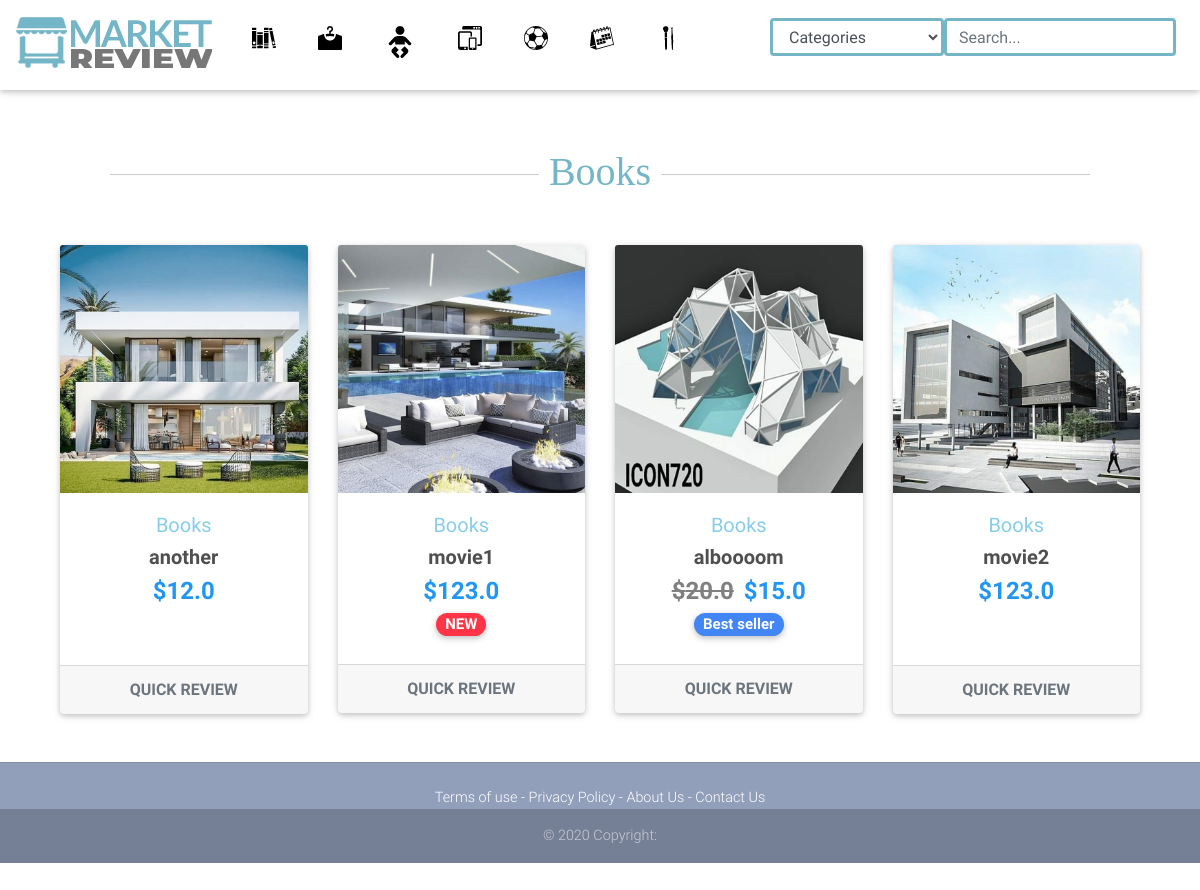
The page /books/ on the database its author committed.
### app/models.py (models this page shows, shortened)
class Item(models.Model):
    title = models.CharField(max_length=100)
    price = models.FloatField()
    discount_price = models.FloatField(blank=True, null=True)
    category = models.CharField(choices=CATEGORY_CHOICES, max_length=2)
    label = models.CharField(choices=LABEL_CHOICES, max_length=1,)
    slug = models.SlugField(unique=True)
    description = models.TextField()
    image = models.ImageField()
    image2 = models.ImageField(default="blank")
    image3 = models.ImageField(default="blank")
    image4 = models.ImageField(default="blank")
    Buy_url = models.TextField(default='#')
    def get_absolute_url(self):
       return reverse("app:product", kwargs = {'slug': self.slug})

### app/views.py (the view)
# urls.py: path('books/', views.BooksView.as_view(), name='books'),
class BooksView(View):
	def get(self, request):
		Items = Item.objects.filter(category='B')
		return render(request, "app/books.html", {"Items":Items})

### app/templates/app/books.html
{% extends 'app/categories_base.html' %}
{% load static %}
   {% block category_content %}
	<div class="breaker" style=" padding:50px;">
		<h1><span>Books</span></h1>
	</div>
   {% endblock %}

### app/templates/app/categories_base.html (shortened to what this page needs)
{% extends 'app/base.html' %}
{% load static %}
{% block content %}
   <div class="container">
      {% block category_content %}{% endblock %}
<section class="text-center mb-4">
        <div class="row wow fadeIn">
          {% for item in Items %}
				<div class="col-lg-3 col-md-6 mb-4">
            <div class="card">
              <div class="view overlay">
                <img src="{{ item.image.url }}" class="card-img-top">
              </div>
              <div class="card-body text-center">
                <a href="{{ item.get_absolute_url }}" class="grey-text">
                  <h5>{{ item.get_category_display }}</h5>
                </a>
                <h5>
                  <strong>
                    <a href="{{ item.get_absolute_url }}" class="dark-grey-text">{{ item.title }}</a>
                  </strong>
                </h5>
                <h4 class="font-weight-bold blue-text">
                  <strong>
              {% if item.discount_price %}
              <span class="mr-1">
                <del style="color:gray;" >${{ item.price }}</del>
              </span>
              <span>${{ item.discount_price }}</span>
              {% else %}
              <span style="font-weight:bold;">${{ item.price }}</span>
              {% endif %}
                  </strong>
                </h4>
				<h5>
					  {% if item.get_label_display == "danger" %}
							<span class="badge badge-pill {{ item.get_label_display }}-color">NEW</span>
					  {% elif item.get_label_display == "primary" %}
						    <span class="badge badge-pill {{ item.get_label_display }}-color">Best seller</span>
					  {% else %}
							<span style="color:white;">A</span>
					  {% endif %}
				</h5>
              </div>
				<a class="card-footer text-center" href="{{ item.get_absolute_url }}" style="text-decoration: none;" >
					<strong class="text-muted" >QUICK REVIEW</strong>
				</a>
            </div>
          </div>
          {% endfor %}
        </div>
</div>
{% endblock %}

### app/templates/app/base.html (style rules this page uses)
.breaker h1 { width: 100%; text-align: center; color:gray; border-bottom: 0.5px solid #ccc; line-height: 0.1em; margin: 10px 0 20px; }
.breaker h1 span { font-family: 'Tangerine', serif; background:#fff; padding:0 10px; color:#74B6C7; }
h5 { color:skyblue; }

### app/templates/app/categories_base.html (style rules this page uses)
.breaker h1 { width: 100%; text-align: center; color:gray; border-bottom: 0.5px solid #ccc; line-height: 0.1em; margin: 10px 0 20px; }
.breaker h1 span { font-family: 'Tangerine', serif; background:#fff; padding:0 10px; color:#74B6C7; }
h5 { color:skyblue; }

### rows shown on the page
Item: image (picture), category "Books", title "another", price "12.0"
Item: image (picture), category "Books", title "movie1", price "123.0"
Item: image (picture), category "Books", title "alboooom", price "20.0", discount_price "15.0"
Item: image (picture), category "Books", title "movie2", price "123.0"
